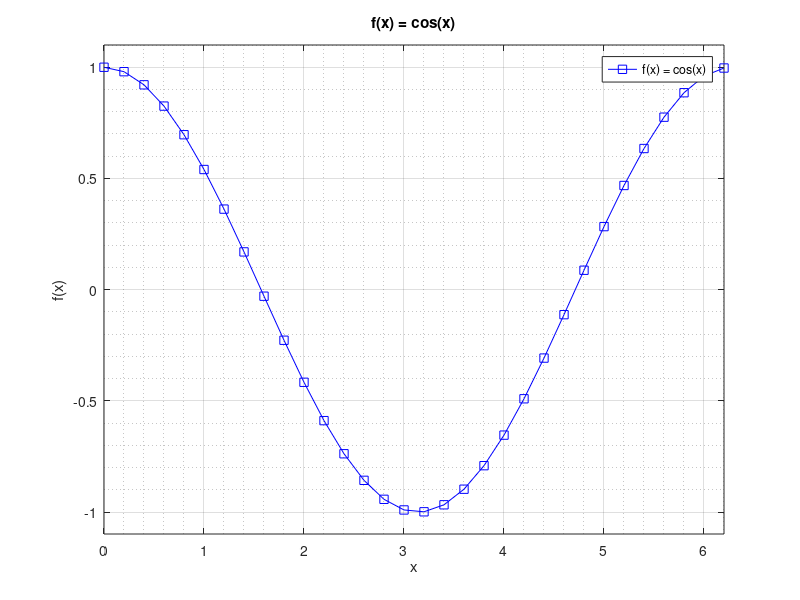

MATLAB code to generate this figure:
clear; close all; clc;
x = 0:0.2:2*pi;
y = cos(x);
plot(x,y,'-sb','DisplayName', 'f(x) = cos(x)');			% Graficar, nombre y color
axis( [min(x) max(x) min(y)*1.1 max(y)*1.1] );		    % Límites de grafica
legend('Location','northeast');							% Ubicación leyenda
grid on; grid minor;									% Reja de fondo
title('f(x) = cos(x)'); xlabel('x'); ylabel('f(x)');	% Titulos